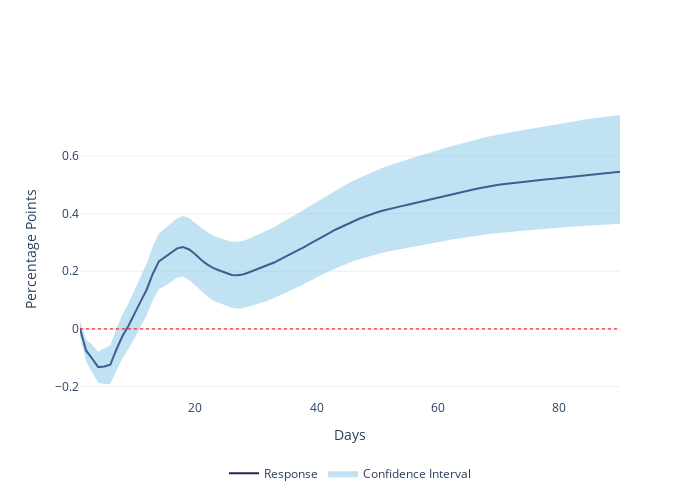

The code cell stored with this chart in its notebook:
### Code cell
inflation_sentiment_30 = plot_irf(irf_inf_sent_30.loc[0:90, :], y_axis_name='Percentage Points')
#inflation_sentiment_30.write_image('./images/inflation_sentiment_30.png', format='png', scale=3)

### Figure 1 — Plotly figure (JSON) as saved in the notebook; plotly's stock layout.template omitted (floating-point values rounded to 4 significant figures; data arrays with more than 128 entries replaced by an {"elided": "..."} marker saying what was removed)
{"data": [{"line": {"color": "#242458", "width": 2}, "mode": "lines", "name": "Response", "type": "scatter", "x": [1, 2, 3, 4, 5, 6, 7, 8, 9, 10, 11, 12, 13, 14, 15, 16, 17, 18, 19, 20, 21, 22, 23, 24, 25, 26, 27, 28, 29, 30, 31, 32, 33, 34, 35, 36, 37, 38, 39, 40, 41, 42, 43, 44, 45, 46, 47, 48, 49, 50, 51, 52, 53, 54, 55, 56, 57, 58, 59, 60, 61, 62, 63, 64, 65, 66, 67, 68, 69, 70, 71, 72, 73, 74, 75, 76, 77, 78, 79, 80, 81, 82, 83, 84, 85, 86, 87, 88, 89, 90], "y": [0.0001696, -0.07462, -0.1027, -0.1325, -0.1306, -0.1244, -0.07137, -0.02462, 0.01086, 0.05058, 0.09573, 0.1369, 0.1914, 0.2343, 0.2488, 0.2639, 0.2795, 0.2843, 0.2756, 0.2588, 0.2392, 0.2232, 0.2108, 0.2028, 0.1946, 0.1871, 0.1865, 0.1895, 0.1977, 0.2056, 0.213, 0.2207, 0.2303, 0.241, 0.2516, 0.2618, 0.2738, 0.2849, 0.2964, 0.3089, 0.3203, 0.3316, 0.3432, 0.3534, 0.3637, 0.3742, 0.3822, 0.39, 0.398, 0.4047, 0.4109, 0.4166, 0.4213, 0.4259, 0.4311, 0.436, 0.4411, 0.4464, 0.4519, 0.4573, 0.4623, 0.4674, 0.4725, 0.477, 0.481, 0.4848, 0.4889, 0.4933, 0.4969, 0.5, 0.5026, 0.5053, 0.5077, 0.5102, 0.5128, 0.5154, 0.5177, 0.5195, 0.521, 0.5231, 0.5254, 0.5281, 0.5305, 0.5323, 0.5348, 0.5367, 0.5391, 0.541, 0.5432, 0.5449]}, {"fill": "toself", "fillcolor": "rgba(101, 183, 222, 0.4)", "hoverinfo": "skip", "line": {"color": "rgba(248,232,160,0)"}, "name": "Confidence Interval", "type": "scatter", "x": {"elided": "180 int values"}, "y": {"elided": "180 float values"}}, {"line": {"color": "red", "dash": "dot", "width": 1}, "mode": "lines", "showlegend": false, "type": "scatter", "x": [1, 90], "y": [0, 0]}], "layout": {"height": 500, "legend": {"orientation": "h", "x": 0.5, "xanchor": "center", "y": -0.2, "yanchor": "top"}, "width": 700, "xaxis": {"showgrid": false, "title": {"text": "Days"}}, "yaxis": {"title": {"text": "Percentage Points"}}}}
